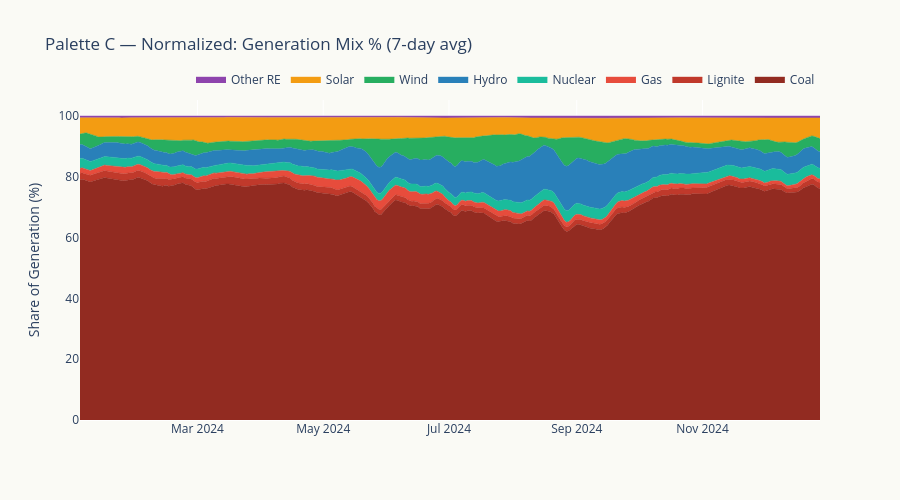

Notebook source saved alongside this figure:
### Code cell
fig_c_norm = make_stacked_area(df24, palette_c, 'Palette C — Normalized: Generation Mix % (7-day avg)', normalize=True)
fig_c_norm.show()

### Figure 1 — Plotly figure (JSON) as saved in the notebook; plotly's stock layout.template omitted (floating-point values rounded to 4 significant figures; data arrays with more than 128 entries replaced by an {"elided": "..."} marker saying what was removed)
{"data": [{"fillcolor": "#922B21", "groupnorm": "", "hovertemplate": "Coal: %{y:.1f}%<extra></extra>", "line": {"color": "#922B21", "width": 0.5}, "mode": "lines", "name": "Coal", "stackgroup": "one", "type": "scatter", "x": {"elided": "353 str values"}, "y": {"elided": "353 float values"}}, {"fillcolor": "#C0392B", "groupnorm": "", "hovertemplate": "Lignite: %{y:.1f}%<extra></extra>", "line": {"color": "#C0392B", "width": 0.5}, "mode": "lines", "name": "Lignite", "stackgroup": "one", "type": "scatter", "x": {"elided": "353 str values"}, "y": {"elided": "353 float values"}}, {"fillcolor": "#E74C3C", "groupnorm": "", "hovertemplate": "Gas: %{y:.1f}%<extra></extra>", "line": {"color": "#E74C3C", "width": 0.5}, "mode": "lines", "name": "Gas", "stackgroup": "one", "type": "scatter", "x": {"elided": "353 str values"}, "y": {"elided": "353 float values"}}, {"fillcolor": "#1ABC9C", "groupnorm": "", "hovertemplate": "Nuclear: %{y:.1f}%<extra></extra>", "line": {"color": "#1ABC9C", "width": 0.5}, "mode": "lines", "name": "Nuclear", "stackgroup": "one", "type": "scatter", "x": {"elided": "353 str values"}, "y": {"elided": "353 float values"}}, {"fillcolor": "#2980B9", "groupnorm": "", "hovertemplate": "Hydro: %{y:.1f}%<extra></extra>", "line": {"color": "#2980B9", "width": 0.5}, "mode": "lines", "name": "Hydro", "stackgroup": "one", "type": "scatter", "x": {"elided": "353 str values"}, "y": {"elided": "353 float values"}}, {"fillcolor": "#27AE60", "groupnorm": "", "hovertemplate": "Wind: %{y:.1f}%<extra></extra>", "line": {"color": "#27AE60", "width": 0.5}, "mode": "lines", "name": "Wind", "stackgroup": "one", "type": "scatter", "x": {"elided": "353 str values"}, "y": {"elided": "353 float values"}}, {"fillcolor": "#F39C12", "groupnorm": "", "hovertemplate": "Solar: %{y:.1f}%<extra></extra>", "line": {"color": "#F39C12", "width": 0.5}, "mode": "lines", "name": "Solar", "stackgroup": "one", "type": "scatter", "x": {"elided": "353 str values"}, "y": {"elided": "353 float values"}}, {"fillcolor": "#8E44AD", "groupnorm": "", "hovertemplate": "Other RE: %{y:.1f}%<extra></extra>", "line": {"color": "#8E44AD", "width": 0.5}, "mode": "lines", "name": "Other RE", "stackgroup": "one", "type": "scatter", "x": {"elided": "353 str values"}, "y": {"elided": "353 float values"}}], "layout": {"height": 500, "hovermode": "x unified", "legend": {"orientation": "h", "x": 1, "xanchor": "right", "y": 1.02, "yanchor": "bottom"}, "paper_bgcolor": "#FAFAF5", "plot_bgcolor": "#FAFAF5", "title": {"text": "Palette C — Normalized: Generation Mix % (7-day avg)"}, "xaxis": {"title": {"text": ""}}, "yaxis": {"title": {"text": "Share of Generation (%)"}}}}
